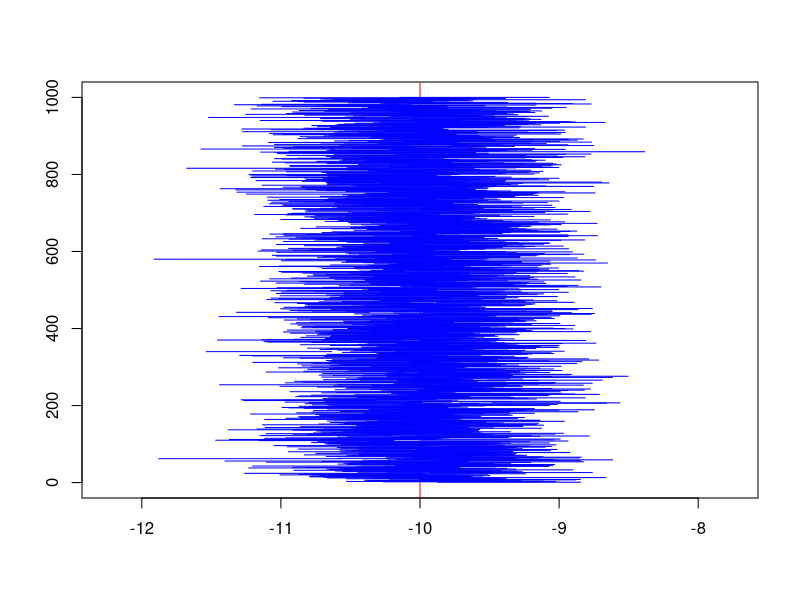

Recreate this plot in R.
# Exercice 2 : Loi gaussienne
  # Question 1 et 2
  M = 1000; mu = -10; n = 20; sigma = 1.5; Binf = c(); Bsup = c()
  Xbar = c(); Sc = c(); count = 0; Cq = qt(0.95, n-1)
  
  # definir le cadre du graphique type="n": sans graphique
  plot(range(c(mu-1.5*sigma,mu+1.5*sigma)), range(c(0,M)), type="n", 
  xlab="", ylab="" ) 
  abline(v=mu, col="red") # tracer le seqment Vertical representant 
  
  for(i in 1:M){
    Echant = rnorm(n, mu, sigma)
    Xbar[i] = mean(Echant)
    Sc[i] = var(Echant)
    Binf[i] = Xbar[i] - sqrt(Sc[i])*Cq/sqrt(n)
    Bsup[i] = Xbar[i] + sqrt(Sc[i])*Cq/sqrt(n)
    if(Binf[i] <= mu & Bsup[i] >= mu){count = count + 1}
    lines(c(Binf[i],Bsup[i]), c(i,i), col="blue") # trace les intervalles
  }
  count/M  #0.91 assez proche de 1-alpha
  
  # Question 3, 4 et 5: intervalle de confiance de la variance
  C1 = qchisq(0.025, n-1); C2 = qchisq(0.975, n-1)
  C11 = qchisq(0.04461, n-1); C22 = qchisq(1-0.00539, n-1)
  Binf_var1 = c(); Bsup_var1 = c(); count_var1 = 0
  Binf_var2 = c(); Bsup_var2 = c(); count_var2 = 0
  c_lg = 0
  for(i in 1:M){
    Echant = rnorm(n, mu, sigma)
    Sc[i] = var(Echant)
    Binf_var1[i] = (n - 1)*Sc[i]/C2
    Bsup_var1[i] = (n - 1)*Sc[i]/C1
    Binf_var2[i] = (n - 1)*Sc[i]/C22
    Bsup_var2[i] = (n - 1)*Sc[i]/C11
    if(Binf_var2[i] <= sigma & Bsup_var2[i] >= sigma){count_var2 = count_var2 + 1}
    if(Binf_var1[i] <= sigma & Bsup_var1[i] >= sigma){count_var1 = count_var1 + 1}
    if(Bsup_var2[i] - Binf_var2[i] < Bsup_var1[i] - Binf_var1[i]){c_lg = c_lg + 1}
    # les differences des longueurs des intervalles
  }
  count_var1/M # 0.79
  count_var2/M # 0.9, assez proche de 0.95
  c_lg/M # 1 les les longueurs des ces intervalles sont plus petites que  
         #   celles avec les quantiles alpha/2
